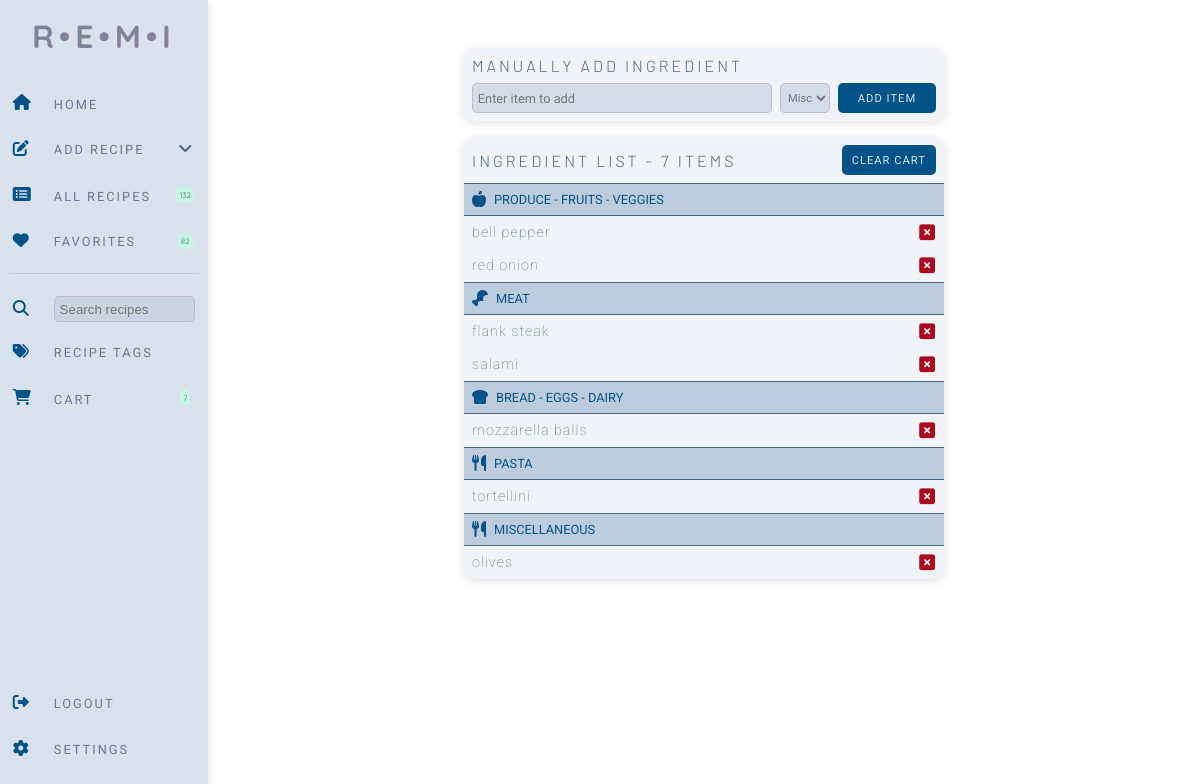
/cart (signed in), run on an earlier commit of the app's database.
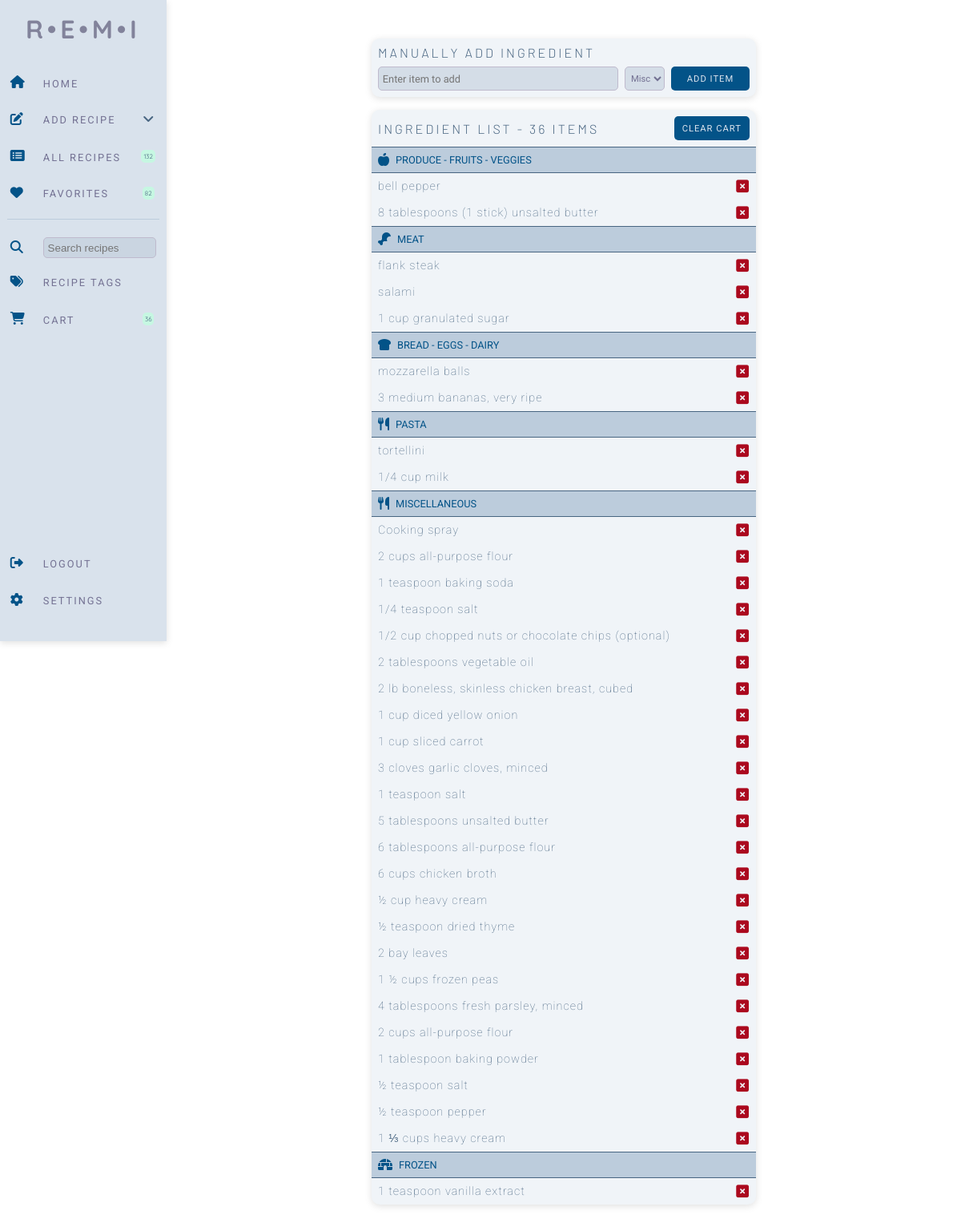
And on a later commit of the database.
### website/models.py (models this page shows)
class ShoppingList(db.Model):
    id = db.Column(db.Integer, primary_key=True)
    shopping_item = db.Column(db.String())
    category = db.Column(db.String())

### website/views.py (the view, shortened to what this page needs)
@views.route('/cart', methods=['POST', 'GET'])
@login_required
def cart():
    shopping_list = ShoppingList.query.count()
    shopping_items_pasta = ShoppingList.query.filter_by(category='pasta').all()
    shopping_items_produce = ShoppingList.query.filter_by(category='produce').all()
    shopping_items_misc = ShoppingList.query.filter_by(category='misc').all()
    shopping_items_dairy = ShoppingList.query.filter_by(category='dairy_bread').all()
    shopping_items_meat = ShoppingList.query.filter_by(category='meat').all()
    shopping_items_frozen = ShoppingList.query.filter_by(category='frozen').all()
    shopping_items_coffee = ShoppingList.query.filter_by(category='coffee_tea').all()
    pasta_to_copy = ""
    produce_to_copy = ""
    misc_to_copy = ""
    dairy_to_copy = ""
    meat_to_copy = ""
    frozen_to_copy = ""
    coffee_to_copy = ""
    if shopping_items_pasta:
        for item in shopping_items_pasta:
            pasta_to_copy = pasta_to_copy + "- " + item.shopping_item + "\n"
    elif shopping_items_produce:
        for item in shopping_items_produce:
            produce_to_copy = produce_to_copy + "- " + item.shopping_item + "\n"
    elif shopping_items_misc:
        for item in shopping_items_misc:
            misc_to_copy = misc_to_copy + "- " + item.shopping_item + "\n"
    elif shopping_items_dairy:
        for item in shopping_items_dairy:
            dairy_to_copy = dairy_to_copy + "- " + item.shopping_item + "\n"
    elif shopping_items_meat:
        for item in shopping_items_meat:
            meat_to_copy = meat_to_copy + "- " + item.shopping_item + "\n"
    elif shopping_items_frozen:
        for item in shopping_items_frozen:
            frozen_to_copy = frozen_to_copy + "- " + item.shopping_item + "\n"
    elif shopping_items_coffee:
        for item in shopping_items_coffee:
            coffee_to_copy = coffee_to_copy + "- " + item.shopping_item + "\n"
    return render_template("cart.html", user=current_user, shopping_list=shopping_list, pasta=shopping_items_pasta,
                           produce=shopping_items_produce, misc=shopping_items_misc, dairy=shopping_items_dairy,
                           meat=shopping_items_meat, frozen=shopping_items_frozen, coffee=shopping_items_coffee,
                           pasta_to_copy=pasta_to_copy, produce_to_copy=produce_to_copy,misc_to_copy=misc_to_copy,
                           dairy_to_copy=dairy_to_copy, meat_to_copy=meat_to_copy, frozen_to_copy=frozen_to_copy,
                           coffee_to_copy=coffee_to_copy)

### website/__init__.py (called while the page is built)
def create_app():
    app = Flask(__name__)
    app.config['SECRET_KEY'] = 'sdf897sdf987'
    app.config['SQLALCHEMY_DATABASE_URI'] = f'sqlite:///{DB_NAME}'
    db.init_app(app)
    migrate.init_app(app, db)
    from .views import views
    from .auth import auth
    app.register_blueprint(views, url_prefix='/')
    app.register_blueprint(auth, url_prefix='/')
    from .models import User, Recipe
    with app.app_context():
        db.create_all()
    login_manager = LoginManager()
    login_manager.login_view = 'auth.login'
    login_manager.init_app(app)
    @login_manager.user_loader
    def load_user(id):
        return User.query.get(int(id))
    return app

### website/templates/cart.html (shortened to what this page needs)
{% extends "base.html" %} {% block title %}Add Recipe{% endblock %} {% block
    content %}
    <form method="POST">
    <div class="cart-wrapper">
        <div class="cart-card">
        <h2>Manually Add Ingredient</h2>
        <div class="add-item">
            <input class="text-input" name="ingredient" type="text" placeholder="Enter item to add">
            <select class="ing-preview"
                aria-label=".form-select-sm example"
                name="ing_type">
                <option value="misc">Misc.</option>
            </select>
            <button type="submit" class="button-primary">Add Item</button>
        </div>
        </div>
        <div class="ingredient-list-cart">
            <div class="ing-menu">
            <h2>Ingredient List - {{ shopping_list }} Items</h2>
            <button class="button-primary">Clear Cart</button>
            </div>
            {% if produce %}
            <div class="ing-heading">
                 Produce - Fruits - Veggies
            </div>
            {% for item in produce %}
            <div class="cart-ingredient">
                <p>{{ item.shopping_item }}</p>
            </div>
            {% endfor %}
            {% endif %}
            {% if meat %}
            <div class="ing-heading">
                 Meat
            </div>
            {% for item in meat %}
            <div class="cart-ingredient">
                <p>{{ item.shopping_item }}</p>
            </div>
            {% endfor %}
            {% endif %}
            {% if dairy %}
            <div class="ing-heading">
                 Bread - Eggs - Dairy
            </div>
            {% for item in dairy %}
            <div class="cart-ingredient">
                <p>{{ item.shopping_item }}</p>
            </div>
            {% endfor %}
            {% endif %}
            {% if pasta %}
            <div class="ing-heading">
                 Pasta
            </div>
            {% for item in pasta %}
            <div class="cart-ingredient">
                <p>{{ item.shopping_item }}</p>
            </div>
            {% endfor %}
            {% endif %}
            {% if misc %}
            <div class="ing-heading">
                 Miscellaneous
            </div>
            {% for item in misc %}
            <div class="cart-ingredient">
                <p>{{ item.shopping_item }}</p>
            </div>
            {% endfor %}
            {% endif %}
            {% if frozen %}
            <div class="ing-heading">
                 Frozen
            </div>
            {% for item in frozen %}
            <div class="cart-ingredient">
                <p>{{ item.shopping_item }}</p>
            </div>
            {% endfor %}
            {% endif %}
        </div>
    </div>
</form>
{% endblock %}

What changed in the data, as far as the page shows it:
removed ShoppingList: shopping_item "red onion", shown under "INGREDIENT LIST - 7 ITEMS"
added ShoppingList: shopping_item "8 tablespoons (1 stick) unsalted butter", shown under "INGREDIENT LIST - 36 ITEMS"
added ShoppingList: shopping_item "1 cup granulated sugar"
added ShoppingList: shopping_item "3 medium bananas, very ripe"
added ShoppingList: shopping_item "1/4 cup milk"
changed ShoppingList: shopping_item "olives" → "Cooking spray"
added ShoppingList: shopping_item "2 cups all-purpose flour"
added ShoppingList: shopping_item "1 teaspoon baking soda"
added ShoppingList: shopping_item "1/4 teaspoon salt"
added ShoppingList: shopping_item "1/2 cup chopped nuts or chocolate chips (optional)"
added ShoppingList: shopping_item "2 tablespoons vegetable oil"
added ShoppingList: shopping_item "2 lb boneless, skinless chicken breast, cubed"
added ShoppingList: shopping_item "1 cup diced yellow onion"
added ShoppingList: shopping_item "1 cup sliced carrot"
added ShoppingList: shopping_item "3 cloves garlic cloves, minced"
added ShoppingList: shopping_item "1 teaspoon salt"
added ShoppingList: shopping_item "5 tablespoons unsalted butter"
added ShoppingList: shopping_item "6 tablespoons all-purpose flour"
added ShoppingList: shopping_item "6 cups chicken broth"
added ShoppingList: shopping_item "½ cup heavy cream"
added ShoppingList: shopping_item "½ teaspoon dried thyme"
added ShoppingList: shopping_item "2 bay leaves"
added ShoppingList: shopping_item "1 ½ cups frozen peas"
added ShoppingList: shopping_item "4 tablespoons fresh parsley, minced"
added ShoppingList: shopping_item "2 cups all-purpose flour"
added ShoppingList: shopping_item "1 tablespoon baking powder"
added ShoppingList: shopping_item "½ teaspoon salt"
added ShoppingList: shopping_item "½ teaspoon pepper"
added ShoppingList: shopping_item "1 ⅓ cups heavy cream"
added ShoppingList: shopping_item "1 teaspoon vanilla extract"
Also different on the page:
{{ shopping_list }}: "7" → "36"
text now shown: "FROZEN"
